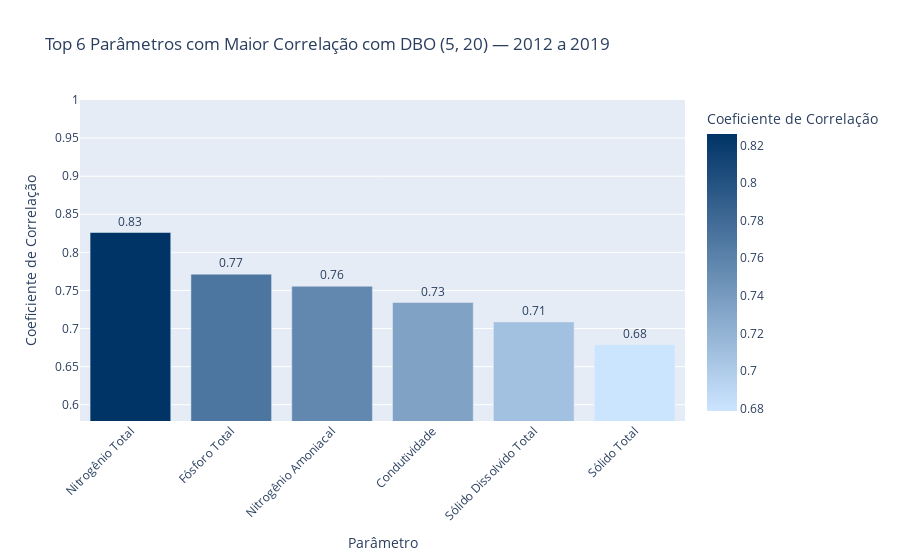

Write notebook code for a chart like this one.
### Code cell
import pandas as pd
import plotly.express as px

# Caminho relativo do arquivo Excel (coloque o arquivo na pasta 'dados' do repositório)
arquivo = 'dados/TIET04200.xlsx'
df = pd.read_excel(arquivo, sheet_name="Analise")

# Converter coluna Data para datetime e filtrar entre 2012 e 2019
df['Data'] = pd.to_datetime(df['Data'], dayfirst=True)
df = df[(df['Data'] >= '2012-01-01') & (df['Data'] <= '2019-12-31')]

# Pivotar para ter Data no índice e parâmetros nas colunas
df_pivot = df.pivot(index='Data', columns='Parametro', values='Valor')

# Calcular correlação com o parâmetro alvo "DBO (5, 20)"
corr = df_pivot.corr()['DBO (5, 20)'].drop('DBO (5, 20)').dropna()

# Pegar só os 6 maiores em valor absoluto
corr_top6 = corr.reindex(corr.abs().sort_values(ascending=False).index)[:6]

# Preparar DataFrame para o gráfico
df_corr = corr_top6.reset_index()
df_corr.columns = ['Parametro', 'Correlacao']

# Ajustar range_color para seu intervalo real
min_corr = df_corr['Correlacao'].min()
max_corr = df_corr['Correlacao'].max()

# Definir escala só com azul, do clarinho (#cce5ff) até azul escuro (#003366)
blue_scale = ['#cce5ff', '#003366']

fig = px.bar(
    df_corr,
    x='Parametro',
    y='Correlacao',
    title='Top 6 Parâmetros com Maior Correlação com DBO (5, 20) — 2012 a 2019',
    labels={'Correlacao': 'Coeficiente de Correlação', 'Parametro': 'Parâmetro'},
    color='Correlacao',
    color_continuous_scale=blue_scale,
    range_color=[min_corr, max_corr],
    text=df_corr['Correlacao'].apply(lambda x: f"{x:.2f}")
)

fig.update_traces(textposition='outside')
fig.update_layout(
    xaxis_tickangle=-45,
    uniformtext_minsize=10,
    uniformtext_mode='hide',
    yaxis=dict(range=[min_corr - 0.1, 1])
)

fig.show()

### Figure 1 — Plotly figure (JSON) as saved in the notebook; plotly's stock layout.template omitted (floating-point values rounded to 4 significant figures)
{"data": [{"hovertemplate": "Parâmetro=%{x}<br>Coeficiente de Correlação=%{marker.color}<br>text=%{text}<extra></extra>", "legendgroup": "", "marker": {"color": [0.8261, 0.7714, 0.7555, 0.7342, 0.7087, 0.6786], "coloraxis": "coloraxis", "pattern": {"shape": ""}}, "name": "", "orientation": "v", "showlegend": false, "text": ["0.83", "0.77", "0.76", "0.73", "0.71", "0.68"], "textposition": "outside", "type": "bar", "x": ["Nitrogênio Total", "Fósforo Total", "Nitrogênio Amoniacal", "Condutividade", "Sólido Dissolvido Total", "Sólido Total"], "xaxis": "x", "y": [0.8261, 0.7714, 0.7555, 0.7342, 0.7087, 0.6786], "yaxis": "y"}], "layout": {"barmode": "relative", "coloraxis": {"cmax": 0.8261, "cmin": 0.6786, "colorbar": {"title": {"text": "Coeficiente de Correlação"}}, "colorscale": [[0, "#cce5ff"], [1, "#003366"]]}, "legend": {"tracegroupgap": 0}, "title": {"text": "Top 6 Parâmetros com Maior Correlação com DBO (5, 20) — 2012 a 2019"}, "uniformtext": {"minsize": 10, "mode": "hide"}, "xaxis": {"anchor": "y", "domain": [0, 1], "tickangle": -45, "title": {"text": "Parâmetro"}}, "yaxis": {"anchor": "x", "domain": [0, 1], "range": [0.5786, 1], "title": {"text": "Coeficiente de Correlação"}}}}
